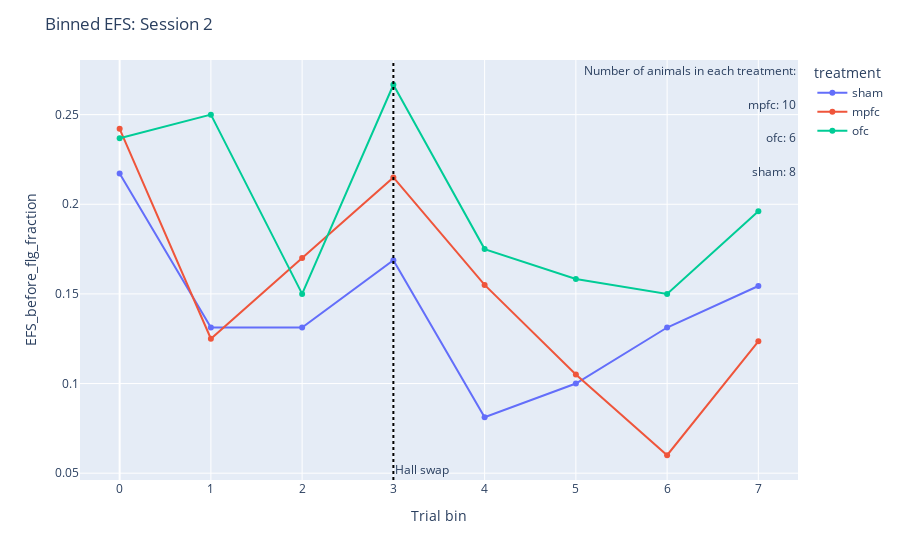

The notebook cell this image was saved under:
### Code cell
session = 2
efs_bin = plotting.bin_and_aggregate_flag(tdf_bin.filter(pl.col("session_idx") == session), "EFS_before_flg")
fig = plotting.line_by_treatment_across_bins(
    efs_bin, 
    x="bin", 
    y="EFS_before_flg_fraction",
    category_orders=cat,
    title=f"Binned EFS: Session {session}"
)

fig.add_vline(
    x=3,
    line_dash="dot",
    line_color="black",
    annotation_text="Hall swap",
    annotation_position="bottom right"
)

subset = animal_counts.filter(pl.col("session_idx") == session)

fig.add_annotation(
    x=1,
    y = 1,
    xref="paper", yref="paper",
    text="Number of animals in each treatment:",
    showarrow=False,
    font=dict(size=12),
    align="left"
)

# For each treatment, place annotation text
for i, row in enumerate(subset.iter_rows(named=True)):
    fig.add_annotation(
        x=1,                     # x position in axis coordinates
        y=1 - (i + 1)* 0.08,            # vertically offset each treatment
        xref="paper", yref="paper",
        text=f"{row['treatment']}: {row['animal_id']}",
        showarrow=False,
        font=dict(size=12),
        align="left"
    )

fig.show()

### Figure 1 — Plotly figure (JSON) as saved in the notebook; plotly's stock layout.template omitted (floating-point values rounded to 4 significant figures)
{"data": [{"hovertemplate": "treatment=sham<br>Trial bin=%{x}<br>EFS_before_flg_fraction=%{y}<extra></extra>", "legendgroup": "sham", "line": {"color": "#636efa", "dash": "solid"}, "marker": {"symbol": "circle"}, "mode": "lines+markers", "name": "sham", "orientation": "v", "showlegend": true, "type": "scatter", "x": [0, 1, 2, 3, 4, 5, 6, 7], "xaxis": "x", "y": [0.2171, 0.1313, 0.1313, 0.1688, 0.08125, 0.1, 0.1313, 0.1544], "yaxis": "y"}, {"hovertemplate": "treatment=mpfc<br>Trial bin=%{x}<br>EFS_before_flg_fraction=%{y}<extra></extra>", "legendgroup": "mpfc", "line": {"color": "#EF553B", "dash": "solid"}, "marker": {"symbol": "circle"}, "mode": "lines+markers", "name": "mpfc", "orientation": "v", "showlegend": true, "type": "scatter", "x": [0, 1, 2, 3, 4, 5, 6, 7], "xaxis": "x", "y": [0.2421, 0.125, 0.17, 0.215, 0.155, 0.105, 0.06, 0.1235], "yaxis": "y"}, {"hovertemplate": "treatment=ofc<br>Trial bin=%{x}<br>EFS_before_flg_fraction=%{y}<extra></extra>", "legendgroup": "ofc", "line": {"color": "#00cc96", "dash": "solid"}, "marker": {"symbol": "circle"}, "mode": "lines+markers", "name": "ofc", "orientation": "v", "showlegend": true, "type": "scatter", "x": [0, 1, 2, 3, 4, 5, 6, 7], "xaxis": "x", "y": [0.2368, 0.25, 0.15, 0.2667, 0.175, 0.1583, 0.15, 0.1961], "yaxis": "y"}], "layout": {"annotations": [{"showarrow": false, "text": "Hall swap", "x": 3, "xanchor": "left", "xref": "x", "y": 0, "yanchor": "bottom", "yref": "y domain"}, {"align": "left", "font": {"size": 12}, "showarrow": false, "text": "Number of animals in each treatment:", "x": 1, "xref": "paper", "y": 1, "yref": "paper"}, {"align": "left", "font": {"size": 12}, "showarrow": false, "text": "mpfc: 10", "x": 1, "xref": "paper", "y": 0.92, "yref": "paper"}, {"align": "left", "font": {"size": 12}, "showarrow": false, "text": "ofc: 6", "x": 1, "xref": "paper", "y": 0.84, "yref": "paper"}, {"align": "left", "font": {"size": 12}, "showarrow": false, "text": "sham: 8", "x": 1, "xref": "paper", "y": 0.76, "yref": "paper"}], "legend": {"title": {"text": "treatment"}, "tracegroupgap": 0}, "margin": {"t": 60}, "shapes": [{"line": {"color": "black", "dash": "dot"}, "type": "line", "x0": 3, "x1": 3, "xref": "x", "y0": 0, "y1": 1, "yref": "y domain"}], "title": {"text": "Binned EFS: Session 2"}, "xaxis": {"anchor": "y", "domain": [0, 1], "title": {"text": "Trial bin"}}, "yaxis": {"anchor": "x", "domain": [0, 1], "title": {"text": "EFS_before_flg_fraction"}}}}
